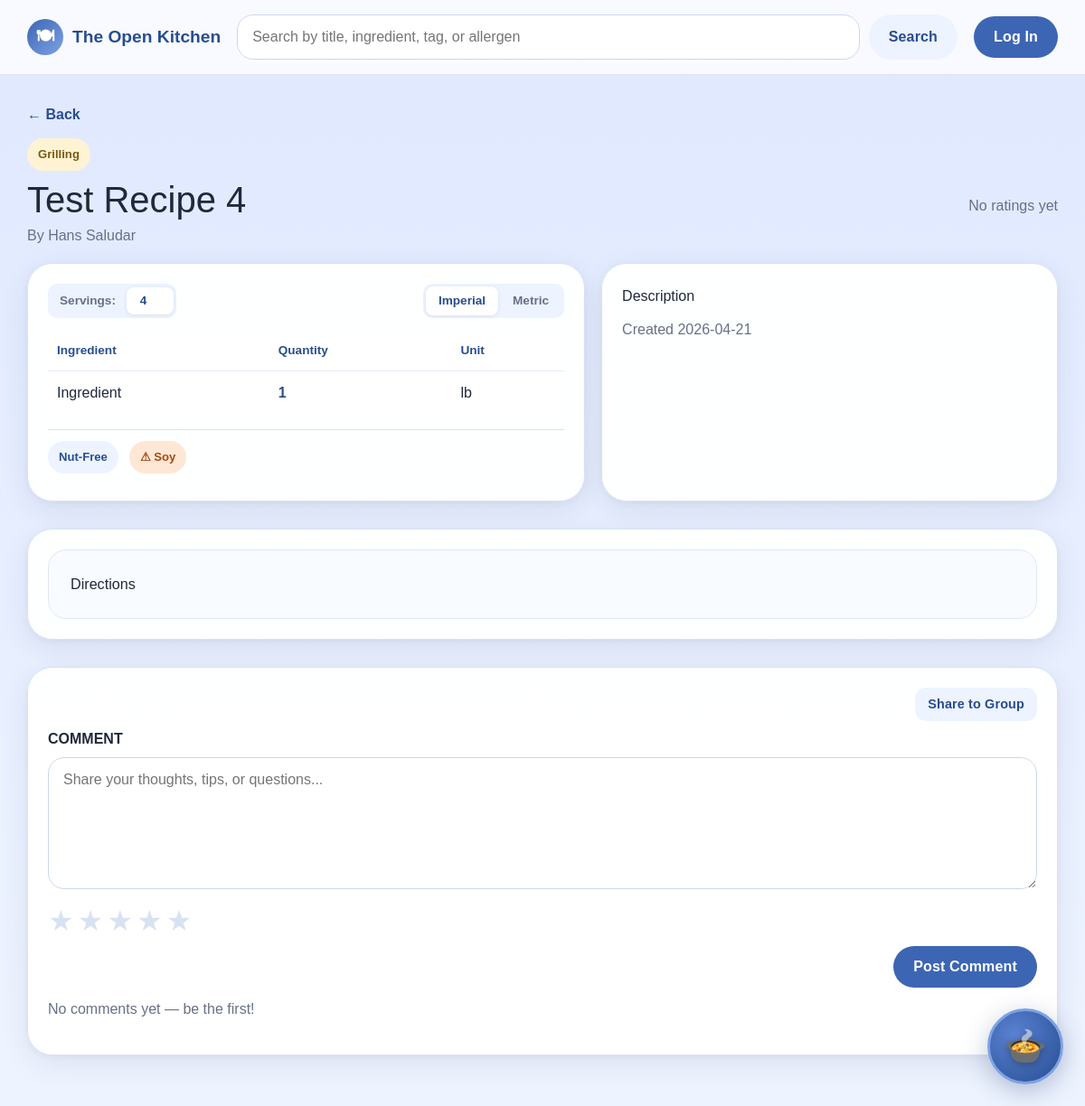
The app's page /recipe/10, older data.
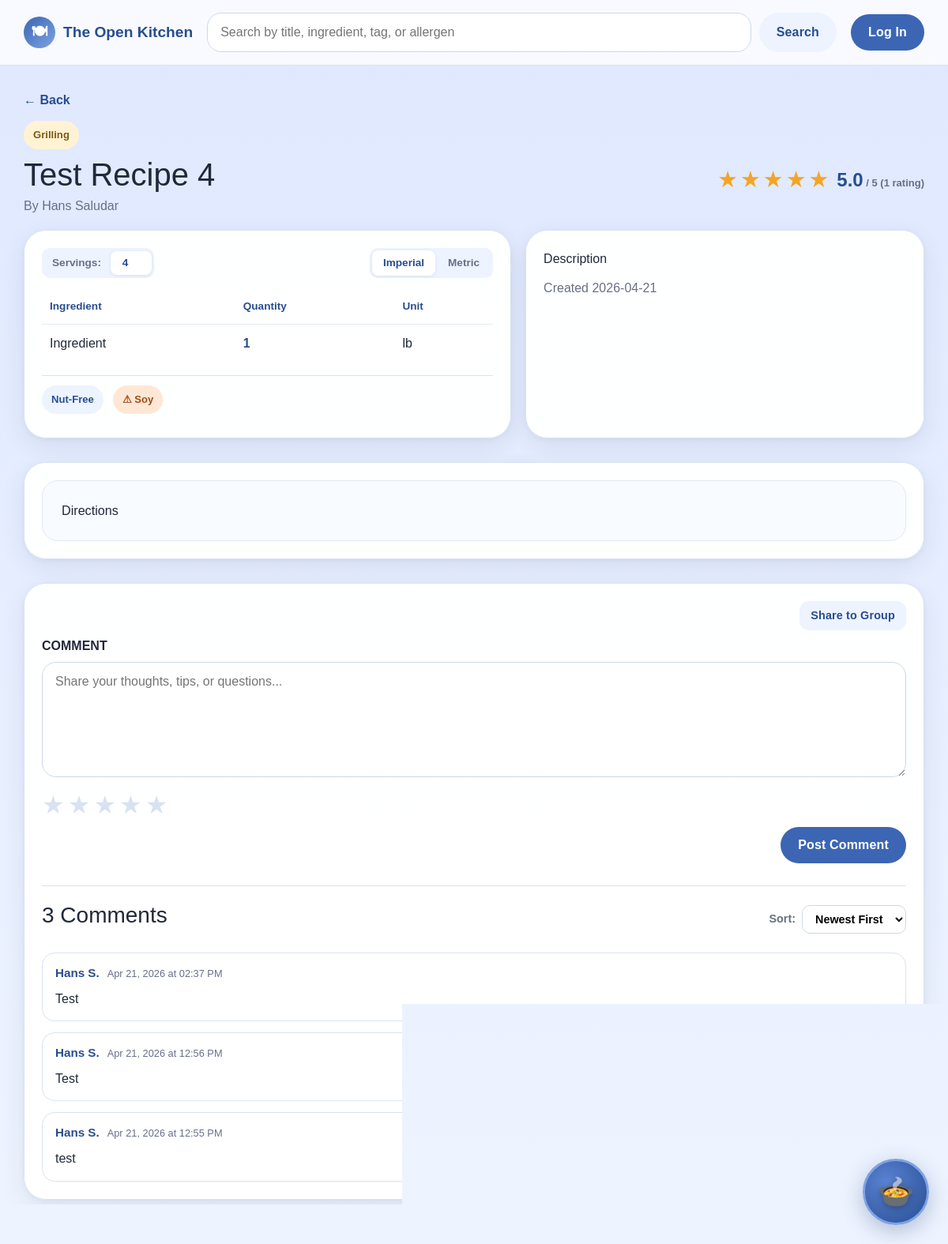
The same page, newer data.
### app/models.py (models this page shows, shortened)
class RecipeCategory(db.Model):
    __tablename__ = 'recipe_categories'
    id = db.Column(db.Integer, primary_key=True)
    recipeID = db.Column(db.Integer, db.ForeignKey('recipes.id'), nullable=False)
    categoryID = db.Column(db.Integer, db.ForeignKey('categories.id'), nullable=False)
    category = db.relationship('Category', backref='recipe_categories')

class Category(db.Model):
    __tablename__ = 'categories'
    id = db.Column(db.Integer, primary_key=True)
    name = db.Column(db.String(32), unique=True, nullable=False)

class Recipe(db.Model):
    __tablename__ = 'recipes'
    id = db.Column(db.Integer, primary_key=True)
    authorID = db.Column(db.Integer, db.ForeignKey('users.id'), nullable=False)
    title = db.Column(db.String(150), nullable=False)
    description = db.Column(db.Text, nullable=True)
    instructions = db.Column(db.Text, nullable=False)
    forkedFrom = db.Column(db.Integer, db.ForeignKey('recipes.id'), nullable=True)
    baseServings = db.Column(db.Integer, nullable=False)
    prepTime = db.Column(db.Integer, nullable=True)
    cookTime = db.Column(db.Integer, nullable=True)
    image = db.Column(db.String(255), nullable=True)
    dateCreated = db.Column(db.DateTime, nullable=False, default=datetime.now)
    isAIGenerated = db.Column(db.Boolean, nullable=False, default=False)
    ingredients = db.relationship('Ingredient', backref='recipe', lazy=True, cascade='all, delete-orphan')
    categories = db.relationship('RecipeCategory', backref='recipe', lazy=True, cascade='all, delete-orphan')
    dietary_tags = db.relationship('RecipeDietaryTag', backref='recipe', lazy=True, cascade='all, delete-orphan')
    allergens = db.relationship('RecipeAllergen', backref='recipe', lazy=True, cascade='all, delete-orphan')

class User(db.Model):
    __tablename__ = 'users'
    id = db.Column(db.Integer, primary_key=True)
    firstName = db.Column(db.String(50), nullable=False)
    lastName = db.Column(db.String(50), nullable=False)
    email = db.Column(db.String(100), unique=True, nullable=False)
    password = db.Column(db.String(255), nullable=False)
    role = db.Column(db.String(20), nullable=False, default='contributor')
    isActive = db.Column(db.Boolean, default=True)
    dateCreated = db.Column(db.DateTime, nullable=False, default=datetime.now)
    avatar = db.Column(db.String(255), nullable=True)
    preferMetric = db.Column(db.Boolean, default=False, nullable=False)
    disableNotifications = db.Column(db.Boolean, default=False, nullable=False)
    lastSeen = db.Column(db.DateTime, nullable=True, default=None)
    doNotDisturb = db.Column(db.Boolean, default=False, nullable=False)
    recipes = db.relationship('Recipe', backref='author', lazy=True)

class Ingredient(db.Model):
    __tablename__ = 'ingredients'
    id = db.Column(db.Integer, primary_key=True)
    recipeID = db.Column(db.Integer, db.ForeignKey('recipes.id'), nullable=False)
    unitID = db.Column(db.Integer, db.ForeignKey('measurement_units.id'), nullable=False)
    name = db.Column(db.String(32), nullable=False)
    quantity = db.Column(db.Float, nullable=False)

class RecipeDietaryTag(db.Model):
    __tablename__ = 'recipe_dietary_tags'
    id = db.Column(db.Integer, primary_key=True)
    recipeID = db.Column(db.Integer, db.ForeignKey('recipes.id'), nullable=False)
    dietaryTagID = db.Column(db.Integer, db.ForeignKey('dietary_tags.id'), nullable=False)
    dietaryTag = db.relationship('DietaryTag', backref='recipe_dietary_tags')

class DietaryTag(db.Model):
    __tablename__ = 'dietary_tags'
    id = db.Column(db.Integer, primary_key=True)
    name = db.Column(db.String(32), unique=True, nullable=False)

class RecipeAllergen(db.Model):
    __tablename__ = 'recipe_allergens'
    id = db.Column(db.Integer, primary_key=True)
    recipeID = db.Column(db.Integer, db.ForeignKey('recipes.id'), nullable=False)
    allergenID = db.Column(db.Integer, db.ForeignKey('allergens.id'), nullable=False)
    allergen = db.relationship('Allergen', backref='recipe_allergens')

class Allergen(db.Model):
    __tablename__ = 'allergens'
    id = db.Column(db.Integer, primary_key=True)
    name = db.Column(db.String(32), unique=True, nullable=False)

class Comment(db.Model):
    __tablename__ = 'comments'
    id = db.Column(db.Integer, primary_key=True)
    recipeID = db.Column(db.Integer, db.ForeignKey('recipes.id'), nullable=False)
    userID = db.Column(db.Integer, db.ForeignKey('users.id'), nullable=False)
    content = db.Column(db.Text, nullable=True)
    dateCreated = db.Column(db.DateTime, nullable=False, default=datetime.now)

### app/routes.py (the view)
@app.route('/recipe/<int:recipe_id>')
def view_recipe(recipe_id):
    uid = current_user_id()
    user = get_current_user()
    recipe = Recipe.query.get_or_404(recipe_id)
    ingredients = Ingredient.query.filter_by(recipeID=recipe_id).all()
    categories = RecipeCategory.query.filter_by(recipeID=recipe_id).all()
    dietary_tags = RecipeDietaryTag.query.filter_by(recipeID=recipe_id).all()
    allergens = RecipeAllergen.query.filter_by(recipeID=recipe_id).all()
    avg_rating, rating_count = _get_avg_rating(recipe_id)
    user_rating = Rating.query.filter_by(recipeID=recipe_id, userID=uid).first() if uid else None
    is_saved = bool(SavedRecipe.query.filter_by(userID=uid, recipeID=recipe_id).first()) if uid else False
    sort = request.args.get('sort', 'newest')
    order = Comment.dateCreated.asc() if sort == 'oldest' else Comment.dateCreated.desc()
    comments = Comment.query.filter_by(recipeID=recipe_id).order_by(order).all()
    for c in comments:
        c.author_name = _comment_author(c)
    toast_notif = None
    toast_id = session.pop('toast_notification_id', None)
    if toast_id:
        toast_notif = Notification.query.get(toast_id)
    memberships = GroupMember.query.filter_by(userID=uid).all() if uid else []
    quick_tips = QuickTip.query.filter_by(recipeID=recipe_id).order_by(QuickTip.dateCreated.desc()).all()
    for t in quick_tips:
        tip_user = User.query.get(t.userID)
        t.author_name = f"{tip_user.firstName} {tip_user.lastName[0]}." if tip_user else "Anonymous"
    return render_template(
        'view_recipe.html',
        recipe=recipe,
        current_user=user,
        ingredients=ingredients,
        categories=categories,
        dietary_tags=dietary_tags,
        allergens=allergens,
        avg_rating=avg_rating,
        rating_count=rating_count,
        user_rating=user_rating,
        is_saved=is_saved,
        comments=comments,
        sort=sort,
        toast_notif=toast_notif,
        memberships=memberships,
        quick_tips=quick_tips,
    )

### app/templates/view_recipe.html (shortened to what this page needs)
{% extends "base.html" %}
{% block content %}
<a href="javascript:void(0)" onclick="goBack()" class="back-link">← Back</a>
<section class="recipe-view-shell">
    <div class="recipe-hero">
        <div>
            <div class="pill-row push-bottom-small">
                {% for rc in categories %}
                <span class="mini-pill">{{ rc.category.name }}</span>
                {% endfor %}
            </div>
            <div style="display: flex; align-items: center; justify-content: space-between; gap: 16px; min-width: 0;">
                <div style="min-width: 0;">
                    <h1 style="margin: 0; white-space: nowrap; overflow: hidden; text-overflow: ellipsis;">{{ recipe.title }}</h1>
                    <p class="muted-small" style="margin: 4px 0 0 0;">By {{ recipe.author.firstName }} {{ recipe.author.lastName }}</p>
                </div>
                <div style="display: flex; flex-direction: column; align-items: flex-end; gap: 8px; margin-left: auto; flex-shrink: 0;">
                    <div class="avg-rating-display" style="text-align: right;">
                        {% if avg_rating %}
                            <div class="star-display" aria-label="{{ avg_rating }} out of 5 stars">
                                {% for i in range(1, 6) %}
                                    {% if i <= avg_rating|round(0, 'floor')|int %}
                                        <span class="star filled">★</span>
                                    {% elif i - 0.5 <= avg_rating %}
                                        <span class="star half">★</span>
                                    {% else %}
                                        <span class="star empty">★</span>
                                    {% endif %}
                                {% endfor %}
                            </div>
                            <span class="avg-score">{{ avg_rating }}<span class="muted-small" style="font-size: 13px;"> / 5 ({{ rating_count }} rating{{ 's' if rating_count != 1 }})</span></span>
                        {% else %}
                            <span class="muted-small">No ratings yet</span>
                        {% endif %}
                    </div>
                </div>
            </div>
        </div>
    </div>
    <div class="content-grid">
        <article class="panel-card" id="ingredients-section">
            <div style="display: flex; justify-content: space-between; align-items: center; margin-bottom: 14px;">
                <div class="scale-preview-box compact-view">
                    <label for="adjustServings">Servings:</label>
                    <input type="number" id="adjustServings" min="1" value="{{ recipe.baseServings }}" oninput="scaleIngredients(this.value)">
                </div>
                <div class="unit-toggle">
                    <button class="unit-toggle-btn {% if not current_user or not current_user.preferMetric %}active{% endif %}" id="btnImperial" onclick="setUnitSystem('imperial')">Imperial</button>
                    <button class="unit-toggle-btn {% if current_user and current_user.preferMetric %}active{% endif %}" id="btnMetric" onclick="setUnitSystem('metric')">Metric</button>
                </div>
            </div>
            <table class="ingredient-table view-mode">
                <thead>
                    <tr>
                        <th>Ingredient</th>
                        <th>Quantity</th>
                        <th>Unit</th>
                    </tr>
                </thead>
                <tbody>
                    {% for ing in ingredients %}
                    <tr>
                        <td>{{ ing.name }}</td>
                        <td><span class="scaled-qty"
                                  data-base="{{ ing.quantity }}"
                                  data-unit-orig="{{ ing.unit.abbreviation }}"
                                  data-system-orig="{{ ing.unit.system }}">{{ '%g' % ing.quantity }}</span></td>
                        <td class="unit-cell"
                            data-unit-orig="{{ ing.unit.abbreviation }}"
                            data-system-orig="{{ ing.unit.system }}">{{ ing.unit.abbreviation }}</td>
                    </tr>
                    {% endfor %}
                </tbody>
            </table>
            {% if dietary_tags or allergens or recipe.prepTime or recipe.cookTime %}
            <div style="margin-top: 16px; border-top: 1px solid var(--line); padding-top: 12px;">
                {% if dietary_tags or allergens %}
                <div class="pill-row" style="margin-bottom: 8px;">
                    {% for dt in dietary_tags %}
                    <span class="pill">{{ dt.dietaryTag.name }}</span>
                    {% endfor %}
                    {% for ra in allergens %}
                    <span class="pill allergen-pill">⚠ {{ ra.allergen.name }}</span>
                    {% endfor %}
                </div>
                {% endif %}
            </div>
            {% endif %}
        </article>
        <article class="panel-card">
            <p style="margin: 0 0 12px; color: var(--text); line-height: 1.7;">{{ recipe.description or 'A saved Open Kitchen recipe.' }}</p>
            <p class="muted-small">Created {{ recipe.dateCreated.strftime('%Y-%m-%d') }}</p>
        </article>
    </div>
    <article class="panel-card push-top" id="instructions-section">
        <div class="instructions-box">{{ recipe.instructions }}</div>
    </article>
    <article class="panel-card push-top" id="comments-section">
        <div class="leave-comment-wrap">
            <div style="display: flex; justify-content: flex-end; margin-bottom: 4px;">
                <button type="button" class="btn btn-secondary btn-sm"
                        data-bs-toggle="modal" data-bs-target="#shareToGroupModal">
                    Share to Group
                </button>
            </div>
            <form method="POST" action="{{ url_for('post_comment', recipe_id=recipe.id) }}">
                <div class="field-block" style="margin-top: 8px;">
                    <label for="commentText">COMMENT</label>
                    <textarea id="commentText" name="content" rows="5" placeholder="Share your thoughts, tips, or questions..."></textarea>
                </div>
                <div class="leave-comment-rating-row" style="margin-top: 12px;">
                    <div class="star-picker" id="starPicker">
                        {% for i in range(1, 6) %}
                        <label class="star-label" title="{{ i }} star{{ 's' if i != 1 }}">
                            <span class="star-icon {% if user_rating and i <= user_rating.stars %}active{% endif %}">★</span>
                        </label>
                        {% endfor %}
                    </div>
                </div>
                <div class="comment-form-actions push-top">
                    <button type="submit" class="btn btn-primary">Post Comment</button>
                </div>
            </form>
        </div>
        {% if comments %}
        <div class="comments-divider"></div>
        <div class="comments-header">
            <h3>{{ comments|length }} Comment{{ 's' if comments|length != 1 }}</h3>
            <div class="sort-control">
                <label for="sortComments">Sort:</label>
                <select id="sortComments" onchange="window.location = '?sort=' + this.value + '#comments-section'">
                    <option value="newest" {% if sort == 'newest' %}selected{% endif %}>Newest First</option>
                </select>
            </div>
        </div>
        <div class="comments-list">
            {% for comment in comments %}
            <div class="comment-item">
                <div class="comment-meta">
                    <span class="comment-author">{{ comment.author_name }}</span>
                    <span class="comment-date">{{ comment.dateCreated.strftime('%b %d, %Y at %I:%M %p') }}</span>
                </div>
                <p class="comment-body">{{ comment.content }}</p>
            </div>
            {% endfor %}
        </div>
        {% else %}
        <p class="muted-small push-top">No comments yet — be the first!</p>
        {% endif %}
    </article>
</section>
{% endblock %}

### app/templates/base.html (shortened to what this page needs)
<!DOCTYPE html>
<html lang="en">
<head>
    <link href="https://cdn.jsdelivr.net/npm/bootstrap@5.3.3/dist/css/bootstrap.min.css" rel="stylesheet">
    <link rel="stylesheet" href="{{ url_for('static', filename='style.css') }}">
</head>
<body>
    <header class="site-header">
        <div class="container nav-wrap">
            <a class="brand" href="{{ url_for('dashboard') }}">
                <span class="brand-mark">🍽</span>
                <span>The Open Kitchen</span>
            </a>
            <form class="searchbar" action="{{ url_for('search') }}" method="get">
                <input type="text" name="q" placeholder="Search by title, ingredient, tag, or allergen"
                       value="{{ request.args.get('q', '') }}">
                <button type="submit" class="btn btn-secondary">Search</button>
            </form>
            <nav class="nav-links">
                {% if session.get('user_id') %}
                    <a href="{{ url_for('create_recipe') }}" class="btn btn-primary">+ Create Recipe</a>
                {% else %}
                    <a href="{{ url_for('login') }}" class="btn btn-primary">Log In</a>
                {% endif %}
            </nav>
        </div>
    </header>
    <main class="container page-shell">
        {% block content %}{% endblock %}
    </main>
    <div class="toast-container position-fixed top-0 end-0 p-3" style="z-index: 1100;" id="toastContainer"></div>
    <div id="mp-pot-wrap">
      <div id="mp-pot-btn">
        <span class="mp-pot-icon">🍲</span>
      </div>
    </div>
</body>
</html>

Row changes from the older to the newer data that the page shows:
added Comment: author_name "Hans S.", dateCreated "Apr 21, 2026 at 02:37 PM", content "Test"
added Comment: author_name "Hans S.", dateCreated "Apr 21, 2026 at 12:56 PM", content "Test"
now on this page (row edited): Comment: author_name "Hans S.", dateCreated "Apr 21, 2026 at 12:55 PM", content "test"
Text that changed along with them:
{{ avg_rating }}: (not shown) → "5.0"
{{ rating_count }}: (not shown) → "1"
{{ comments|length }}: (not shown) → "3"
{{ 's' if comments|length != 1 }}: (not shown) → "s"
form field value: (not shown) → "Newest First"
text no longer shown: "No ratings yet No comments yet — be the first!"
text now shown: "/ 5 ( rating ) Comment Sort:"
